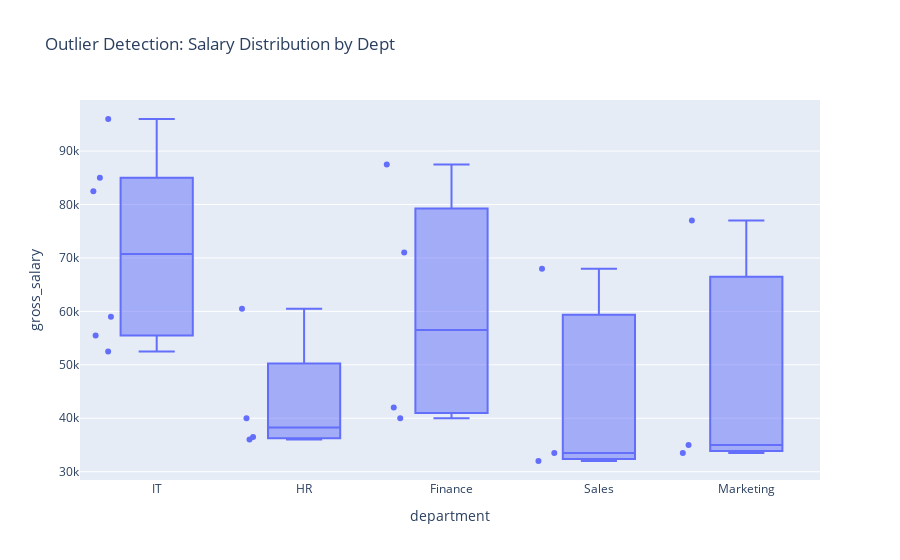

The code cell stored with this chart in its notebook:
### Markdown cell above
# 4.3 Outlier Detection: Gross Salary by Department

### Code cell
fig_outlier = px.box(df, x="department", y="gross_salary", points="all", 
                    title="Outlier Detection: Salary Distribution by Dept")
fig_outlier.show()

### Figure 1 — Plotly figure (JSON) as saved in the notebook; plotly's stock layout.template omitted (floating-point values rounded to 4 significant figures)
{"data": [{"alignmentgroup": "True", "boxpoints": "all", "hovertemplate": "department=%{x}<br>gross_salary=%{y}<extra></extra>", "legendgroup": "", "marker": {"color": "#636efa"}, "name": "", "notched": false, "offsetgroup": "", "orientation": "v", "showlegend": false, "type": "box", "x": ["IT", "HR", "Finance", "IT", "Sales", "Marketing", "IT", "HR", "Finance", "Sales", "IT", "Marketing", "Finance", "HR", "Sales", "IT", "Marketing", "HR", "Finance", "IT"], "x0": " ", "xaxis": "x", "y": [52500, 36000, 40000, 59000, 32000, 33500, 85000, 60500, 71000, 68000, 96000, 77000, 87500, 36500, 33500, 55500, 35000, 40000, 42000, 82500], "y0": " ", "yaxis": "y"}], "layout": {"boxmode": "group", "legend": {"tracegroupgap": 0}, "title": {"text": "Outlier Detection: Salary Distribution by Dept"}, "xaxis": {"anchor": "y", "domain": [0, 1], "title": {"text": "department"}}, "yaxis": {"anchor": "x", "domain": [0, 1], "title": {"text": "gross_salary"}}}}
